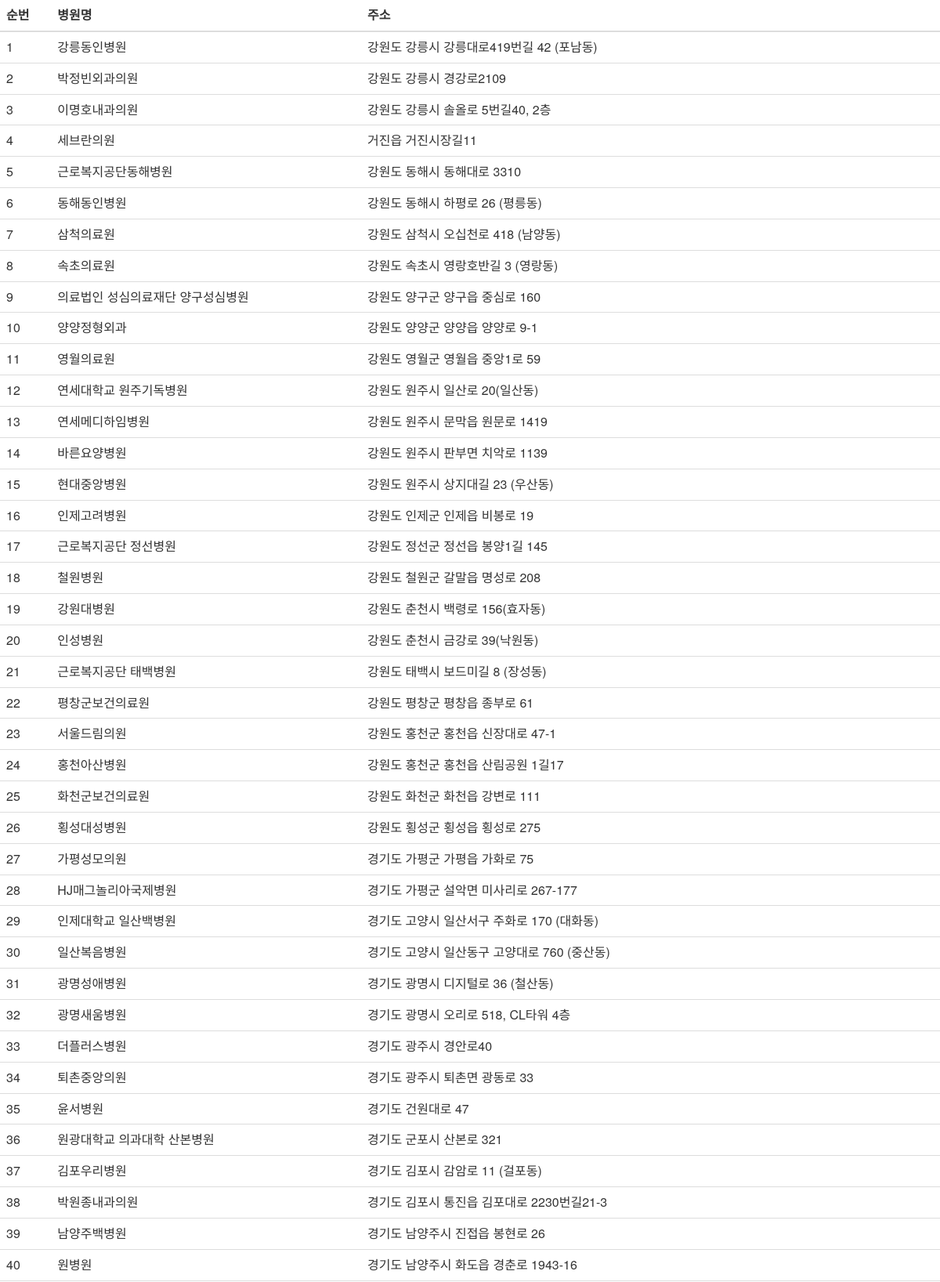
/second/hospital/ (upper part), run on the app's committed database.
### secondapp/models.py (models this page shows)
class Hospital(models.Model): # secondapp_hospital
  sido = models.CharField(max_length=255)
  name = models.CharField(max_length=255)
  medical = models.CharField(max_length=255)
  room = models.CharField(max_length=255)
  tel = models.CharField(max_length=255)
  address = models.CharField(max_length=255)

### secondapp/views.py (the view)
# urls.py: path('hospital/', views.hospital),
def hospital(request):
  hospital = Hospital.objects.all()
  print(hospital)
  return render(request, 'hospital.html', {'list':hospital})

### secondapp/templates/hospital.html (shortened to what this page needs)
<link rel="stylesheet" href="https://maxcdn.bootstrapcdn.com/bootstrap/3.4.1/css/bootstrap.min.css">
<table class="table table-hover">
  <thead>
    <tr>
      <th>순번</th>
      <th>병원명</th>
      <th>주소</th>
    </tr>
  </thead>
  <tbody>
    {% for c in list %}
    <tr>
      <td>{{ c.id }}</td>
      <td>{{ c.name }}</td>
      <td>{{ c.address }}</td>
    </tr>
    {% endfor %}
  </tbody>
</table>

### data on the page
Hospital: id "1", name "강릉동인병원", address "강원도 강릉시 강릉대로419번길 42 (포남동)"
Hospital: id "2", name "박정빈외과의원", address "강원도 강릉시 경강로2109"
Hospital: id "3", name "이명호내과의원", address "강원도 강릉시 솔올로 5번길40, 2층"
Hospital: id "4", name "세브란의원", address "거진읍 거진시장길11"
Hospital: id "5", name "근로복지공단동해병원", address "강원도 동해시 동해대로 3310"
Hospital: id "6", name "동해동인병원", address "강원도 동해시 하평로 26 (평릉동)"
Hospital: id "7", name "삼척의료원", address "강원도 삼척시 오십천로 418 (남양동)"
Hospital: id "8", name "속초의료원", address "강원도 속초시 영랑호반길 3 (영랑동)"
Hospital: id "9", name "의료법인 성심의료재단 양구성심병원", address "강원도 양구군 양구읍 중심로 160"
Hospital: id "10", name "양양정형외과", address "강원도 양양군 양양읍 양양로 9-1"
Hospital: id "11", name "영월의료원", address "강원도 영월군 영월읍 중앙1로 59"
Hospital: id "12", name "연세대학교 원주기독병원", address "강원도 원주시 일산로 20(일산동)"
Hospital: id "13", name "연세메디하임병원", address "강원도 원주시 문막읍 원문로 1419"
Hospital: id "14", name "바른요양병원", address "강원도 원주시 판부면 치악로 1139"
Hospital: id "15", name "현대중앙병원", address "강원도 원주시 상지대길 23 (우산동)"
Hospital: id "16", name "인제고려병원", address "강원도 인제군 인제읍 비봉로 19"
Hospital: id "17", name "근로복지공단 정선병원", address "강원도 정선군 정선읍 봉양1길 145"
Hospital: id "18", name "철원병원", address "강원도 철원군 갈말읍 명성로 208"
Hospital: id "19", name "강원대병원", address "강원도 춘천시 백령로 156(효자동)"
Hospital: id "20", name "인성병원", address "강원도 춘천시 금강로 39(낙원동)"
Hospital: id "21", name "근로복지공단 태백병원", address "강원도 태백시 보드미길 8 (장성동)"
Hospital: id "22", name "평창군보건의료원", address "강원도 평창군 평창읍 종부로 61"
Hospital: id "23", name "서울드림의원", address "강원도 홍천군 홍천읍 신장대로 47-1"
Hospital: id "24", name "홍천아산병원", address "강원도 홍천군 홍천읍 산림공원 1길17"
Hospital: id "25", name "화천군보건의료원", address "강원도 화천군 화천읍 강변로 111"
Hospital: id "26", name "횡성대성병원", address "강원도 횡성군 횡성읍 횡성로 275"
Hospital: id "27", name "가평성모의원", address "경기도 가평군 가평읍 가화로 75"
Hospital: id "28", name "HJ매그놀리아국제병원", address "경기도 가평군 설악면 미사리로 267-177"
Hospital: id "29", name "인제대학교 일산백병원", address "경기도 고양시 일산서구 주화로 170 (대화동)"
Hospital: id "30", name "일산복음병원", address "경기도 고양시 일산동구 고양대로 760 (중산동)"
Hospital: id "31", name "광명성애병원", address "경기도 광명시 디지털로 36 (철산동)"
Hospital: id "32", name "광명새움병원", address "경기도 광명시 오리로 518, CL타워 4층"
Hospital: id "33", name "더플러스병원", address "경기도 광주시 경안로40"
Hospital: id "34", name "퇴촌중앙의원", address "경기도 광주시 퇴촌면 광동로 33"
Hospital: id "35", name "윤서병원", address "경기도 건원대로 47"
Hospital: id "36", name "원광대학교 의과대학 산본병원", address "경기도 군포시 산본로 321"
Hospital: id "37", name "김포우리병원", address "경기도 김포시 감암로 11 (걸포동)"
Hospital: id "38", name "박원종내과의원", address "경기도 김포시 통진읍 김포대로 2230번길21-3"
Hospital: id "39", name "남양주백병원", address "경기도 남양주시 진접읍 봉현로 26"
Hospital: id "40", name "원병원", address "경기도 남양주시 화도읍 경춘로 1943-16"
